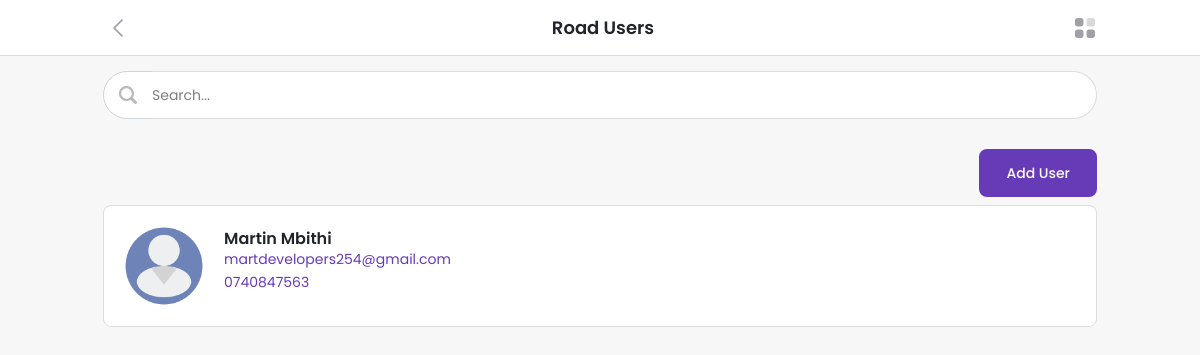
The page /views/road_users.php on the database as committed earlier.
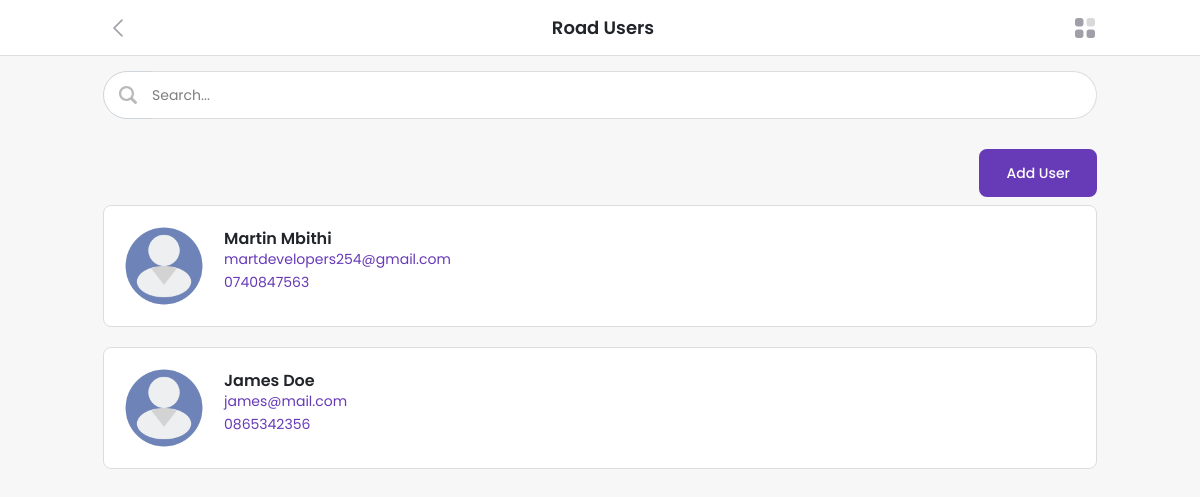
The same page on the database as committed later.
### tables this page shows
CREATE TABLE `road_users` (
  `user_id` int(200) NOT NULL,
  `user_login_id` int(200) NOT NULL,
  `user_name` varchar(200) NOT NULL,
  `user_contact_phone` varchar(200) NOT NULL
);

### views/road_users.php (the view, shortened to what this page needs)
<?php
require_once('../config/config.php');
require_once('../partials/head.php');
?>
<body>
    <div class="page-wraper">
        <header class="header">
            <div class="main-bar">
                <div class="container">
                    <div class="header-content">
                        <div class="left-content">
                            <a href="javascript:void(0);" class="back-btn">
                            </a>
                        </div>
                        <div class="mid-content">
                            <h5 class="mb-0">Road Users</h5>
                        </div>
                        <div class="right-content">
                            <a href="javascript:void(0);" class="menu-toggler">
                            </a>
                        </div>
                    </div>
                </div>
            </div>
        </header>
        <div class="page-content">
            <div class="content-inner pt-0">
                <div class="container fb">
                    <form class="m-b30">
                        <div class="input-group">
                            <span class="input-group-text">
                                <a href="javascript:void(0);" class="search-icon">
                                </a>
                            </span>
                            <input type="text" placeholder="Search..." id="search" onkeyup="FilterFunction()" name="field_name" class="form-control ps-0 bs-0">
                        </div>
                    </form>
                    <div class="d-flex flex-row-reverse">
                        <button type="button" class="btn w-10 btn-primary mb-2 text-center" data-bs-toggle="modal" data-bs-target="#AddModal">Add User</button>
                    </div>
                    <div class="dashboard-area">
                        <div class="list item-list recent-jobs-list">
                            <?php
                            $users_sql = mysqli_query(
                                $mysqli,
                                "SELECT * FROM road_users u
                                INNER JOIN login l ON u.user_login_id = l.login_id"
                            );
                            if (mysqli_num_rows($users_sql) > 0) {
                                while ($user = mysqli_fetch_array($users_sql)) {
                            ?>
                                    <div class="card job-post filter">
                                        <a href="road_user?view=<?php echo $user['user_id']; ?>">
                                            <div class="card-body">
                                                <div class="media media-80">
                                                    <img src="../assets/images/user.png" alt="/">
                                                </div>
                                                <div class="card-info">
                                                    <h6 class="title"><?php echo $user['user_name']; ?></h6>
                                                    <span class="location">
                                                        <?php echo $user['login_email']; ?> <br>
                                                        <?php echo $user['user_contact_phone']; ?> <br>
                                                    </span>
                                                </div>
                                            </div>
                                        </a>
                                    </div>
                                <?php }
                            } else { ?>
                                <div class="card-body">
                                    <h6 class="title text-danger">No users available</h6>
                                </div>
                            <?php } ?>
                        </div>
                    </div>
                </div>
            </div>
        </div>
    </div>
</body>
</html>

Rows that differ between the two databases and show on the page:
added road_users: user_name "James Doe", user_login.login_email "james@mail.com", user_contact_phone "0865342356"
